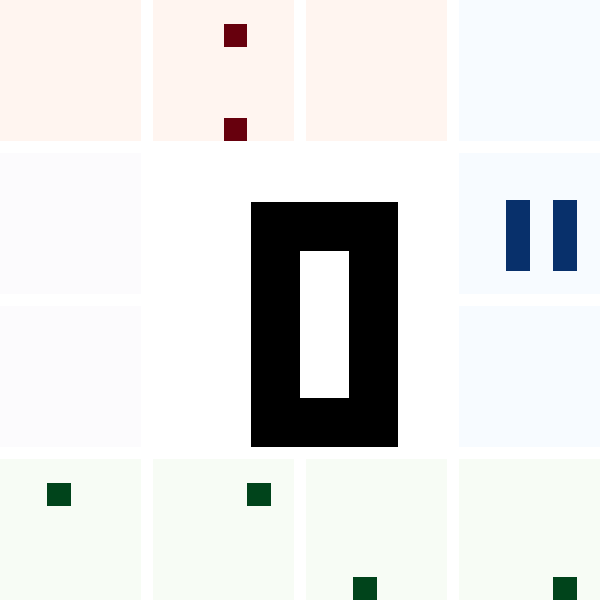

The notebook cell this image was saved under:
### Code cell
E.show_features(Digit.random().image)

### Figure 1 — Plotly figure (JSON) as saved in the notebook; plotly's stock layout.template omitted (floating-point values rounded to 4 significant figures)
{"data": [{"colorscale": [[0, "rgb(255,245,240)"], [0.125, "rgb(254,224,210)"], [0.25, "rgb(252,187,161)"], [0.375, "rgb(252,146,114)"], [0.5, "rgb(251,106,74)"], [0.625, "rgb(239,59,44)"], [0.75, "rgb(203,24,29)"], [0.875, "rgb(165,15,21)"], [1, "rgb(103,0,13)"]], "name": "HM", "showscale": false, "type": "heatmap", "xaxis": "x2", "yaxis": "y2", "z": [[0.0, 0.0, 0.0, 0.0, 0.0, 0.0], [0.0, 0.0, 0.0, 1.0, 0.0, 0.0], [0.0, 0.0, 0.0, 0.0, 0.0, 0.0], [0.0, 0.0, 0.0, 0.0, 0.0, 0.0], [0.0, 0.0, 0.0, 0.0, 0.0, 0.0], [0.0, 0.0, 0.0, 1.0, 0.0, 0.0]], "zmax": 1, "zmin": 0}, {"colorscale": [[0, "rgb(255,245,240)"], [0.125, "rgb(254,224,210)"], [0.25, "rgb(252,187,161)"], [0.375, "rgb(252,146,114)"], [0.5, "rgb(251,106,74)"], [0.625, "rgb(239,59,44)"], [0.75, "rgb(203,24,29)"], [0.875, "rgb(165,15,21)"], [1, "rgb(103,0,13)"]], "name": "HL", "showscale": false, "type": "heatmap", "xaxis": "x", "yaxis": "y", "z": [[0.0, 0.0, 0.0, 0.0, 0.0, 0.0], [0.0, 0.0, 0.0, 0.0, 0.0, 0.0], [0.0, 0.0, 0.0, 0.0, 0.0, 0.0], [0.0, 0.0, 0.0, 0.0, 0.0, 0.0], [0.0, 0.0, 0.0, 0.0, 0.0, 0.0], [0.0, 0.0, 0.0, 0.0, 0.0, 0.0]], "zmax": 1, "zmin": 0}, {"colorscale": [[0, "rgb(255,245,240)"], [0.125, "rgb(254,224,210)"], [0.25, "rgb(252,187,161)"], [0.375, "rgb(252,146,114)"], [0.5, "rgb(251,106,74)"], [0.625, "rgb(239,59,44)"], [0.75, "rgb(203,24,29)"], [0.875, "rgb(165,15,21)"], [1, "rgb(103,0,13)"]], "name": "HR", "showscale": false, "type": "heatmap", "xaxis": "x3", "yaxis": "y3", "z": [[0.0, 0.0, 0.0, 0.0, 0.0, 0.0], [0.0, 0.0, 0.0, 0.0, 0.0, 0.0], [0.0, 0.0, 0.0, 0.0, 0.0, 0.0], [0.0, 0.0, 0.0, 0.0, 0.0, 0.0], [0.0, 0.0, 0.0, 0.0, 0.0, 0.0], [0.0, 0.0, 0.0, 0.0, 0.0, 0.0]], "zmax": 1, "zmin": 0}, {"colorscale": [[0, "rgb(247,251,255)"], [0.125, "rgb(222,235,247)"], [0.25, "rgb(198,219,239)"], [0.375, "rgb(158,202,225)"], [0.5, "rgb(107,174,214)"], [0.625, "rgb(66,146,198)"], [0.75, "rgb(33,113,181)"], [0.875, "rgb(8,81,156)"], [1, "rgb(8,48,107)"]], "name": "VM", "showscale": false, "type": "heatmap", "xaxis": "x7", "yaxis": "y7", "z": [[0.0, 0.0, 0.0, 0.0, 0.0, 0.0], [0.0, 0.0, 0.0, 0.0, 0.0, 0.0], [0.0, 0.0, 1.0, 0.0, 1.0, 0.0], [0.0, 0.0, 1.0, 0.0, 1.0, 0.0], [0.0, 0.0, 1.0, 0.0, 1.0, 0.0], [0.0, 0.0, 0.0, 0.0, 0.0, 0.0]], "zmax": 1, "zmin": 0}, {"colorscale": [[0, "rgb(247,251,255)"], [0.125, "rgb(222,235,247)"], [0.25, "rgb(198,219,239)"], [0.375, "rgb(158,202,225)"], [0.5, "rgb(107,174,214)"], [0.625, "rgb(66,146,198)"], [0.75, "rgb(33,113,181)"], [0.875, "rgb(8,81,156)"], [1, "rgb(8,48,107)"]], "name": "VT", "showscale": false, "type": "heatmap", "xaxis": "x4", "yaxis": "y4", "z": [[0.0, 0.0, 0.0, 0.0, 0.0, 0.0], [0.0, 0.0, 0.0, 0.0, 0.0, 0.0], [0.0, 0.0, 0.0, 0.0, 0.0, 0.0], [0.0, 0.0, 0.0, 0.0, 0.0, 0.0], [0.0, 0.0, 0.0, 0.0, 0.0, 0.0], [0.0, 0.0, 0.0, 0.0, 0.0, 0.0]], "zmax": 1, "zmin": 0}, {"colorscale": [[0, "rgb(247,251,255)"], [0.125, "rgb(222,235,247)"], [0.25, "rgb(198,219,239)"], [0.375, "rgb(158,202,225)"], [0.5, "rgb(107,174,214)"], [0.625, "rgb(66,146,198)"], [0.75, "rgb(33,113,181)"], [0.875, "rgb(8,81,156)"], [1, "rgb(8,48,107)"]], "name": "VB", "showscale": false, "type": "heatmap", "xaxis": "x9", "yaxis": "y9", "z": [[0.0, 0.0, 0.0, 0.0, 0.0, 0.0], [0.0, 0.0, 0.0, 0.0, 0.0, 0.0], [0.0, 0.0, 0.0, 0.0, 0.0, 0.0], [0.0, 0.0, 0.0, 0.0, 0.0, 0.0], [0.0, 0.0, 0.0, 0.0, 0.0, 0.0], [0.0, 0.0, 0.0, 0.0, 0.0, 0.0]], "zmax": 1, "zmin": 0}, {"colorscale": [[0, "rgb(247,252,245)"], [0.125, "rgb(229,245,224)"], [0.25, "rgb(199,233,192)"], [0.375, "rgb(161,217,155)"], [0.5, "rgb(116,196,118)"], [0.625, "rgb(65,171,93)"], [0.75, "rgb(35,139,69)"], [0.875, "rgb(0,109,44)"], [1, "rgb(0,68,27)"]], "name": "TL", "showscale": false, "type": "heatmap", "xaxis": "x10", "yaxis": "y10", "z": [[0.0, 0.0, 0.0, 0.0, 0.0, 0.0], [0.0, 0.0, 1.0, 0.0, 0.0, 0.0], [0.0, 0.0, 0.0, 0.0, 0.0, 0.0], [0.0, 0.0, 0.0, 0.0, 0.0, 0.0], [0.0, 0.0, 0.0, 0.0, 0.0, 0.0], [0.0, 0.0, 0.0, 0.0, 0.0, 0.0]], "zmax": 1, "zmin": 0}, {"colorscale": [[0, "rgb(247,252,245)"], [0.125, "rgb(229,245,224)"], [0.25, "rgb(199,233,192)"], [0.375, "rgb(161,217,155)"], [0.5, "rgb(116,196,118)"], [0.625, "rgb(65,171,93)"], [0.75, "rgb(35,139,69)"], [0.875, "rgb(0,109,44)"], [1, "rgb(0,68,27)"]], "name": "TR", "showscale": false, "type": "heatmap", "xaxis": "x11", "yaxis": "y11", "z": [[0.0, 0.0, 0.0, 0.0, 0.0, 0.0], [0.0, 0.0, 0.0, 0.0, 1.0, 0.0], [0.0, 0.0, 0.0, 0.0, 0.0, 0.0], [0.0, 0.0, 0.0, 0.0, 0.0, 0.0], [0.0, 0.0, 0.0, 0.0, 0.0, 0.0], [0.0, 0.0, 0.0, 0.0, 0.0, 0.0]], "zmax": 1, "zmin": 0}, {"colorscale": [[0, "rgb(247,252,245)"], [0.125, "rgb(229,245,224)"], [0.25, "rgb(199,233,192)"], [0.375, "rgb(161,217,155)"], [0.5, "rgb(116,196,118)"], [0.625, "rgb(65,171,93)"], [0.75, "rgb(35,139,69)"], [0.875, "rgb(0,109,44)"], [1, "rgb(0,68,27)"]], "name": "BL", "showscale": false, "type": "heatmap", "xaxis": "x12", "yaxis": "y12", "z": [[0.0, 0.0, 0.0, 0.0, 0.0, 0.0], [0.0, 0.0, 0.0, 0.0, 0.0, 0.0], [0.0, 0.0, 0.0, 0.0, 0.0, 0.0], [0.0, 0.0, 0.0, 0.0, 0.0, 0.0], [0.0, 0.0, 0.0, 0.0, 0.0, 0.0], [0.0, 0.0, 1.0, 0.0, 0.0, 0.0]], "zmax": 1, "zmin": 0}, {"colorscale": [[0, "rgb(247,252,245)"], [0.125, "rgb(229,245,224)"], [0.25, "rgb(199,233,192)"], [0.375, "rgb(161,217,155)"], [0.5, "rgb(116,196,118)"], [0.625, "rgb(65,171,93)"], [0.75, "rgb(35,139,69)"], [0.875, "rgb(0,109,44)"], [1, "rgb(0,68,27)"]], "name": "BR", "showscale": false, "type": "heatmap", "xaxis": "x13", "yaxis": "y13", "z": [[0.0, 0.0, 0.0, 0.0, 0.0, 0.0], [0.0, 0.0, 0.0, 0.0, 0.0, 0.0], [0.0, 0.0, 0.0, 0.0, 0.0, 0.0], [0.0, 0.0, 0.0, 0.0, 0.0, 0.0], [0.0, 0.0, 0.0, 0.0, 0.0, 0.0], [0.0, 0.0, 0.0, 0.0, 1.0, 0.0]], "zmax": 1, "zmin": 0}, {"colorscale": [[0, "rgb(252,251,253)"], [0.125, "rgb(239,237,245)"], [0.25, "rgb(218,218,235)"], [0.375, "rgb(188,189,220)"], [0.5, "rgb(158,154,200)"], [0.625, "rgb(128,125,186)"], [0.75, "rgb(106,81,163)"], [0.875, "rgb(84,39,143)"], [1, "rgb(63,0,125)"]], "name": "RT", "showscale": false, "type": "heatmap", "xaxis": "x5", "yaxis": "y5", "z": [[0.0, 0.0, 0.0, 0.0, 0.0, 0.0], [0.0, 0.0, 0.0, 0.0, 0.0, 0.0], [0.0, 0.0, 0.0, 0.0, 0.0, 0.0], [0.0, 0.0, 0.0, 0.0, 0.0, 0.0], [0.0, 0.0, 0.0, 0.0, 0.0, 0.0], [0.0, 0.0, 0.0, 0.0, 0.0, 0.0]], "zmax": 1, "zmin": 0}, {"colorscale": [[0, "rgb(252,251,253)"], [0.125, "rgb(239,237,245)"], [0.25, "rgb(218,218,235)"], [0.375, "rgb(188,189,220)"], [0.5, "rgb(158,154,200)"], [0.625, "rgb(128,125,186)"], [0.75, "rgb(106,81,163)"], [0.875, "rgb(84,39,143)"], [1, "rgb(63,0,125)"]], "name": "LT", "showscale": false, "type": "heatmap", "xaxis": "x8", "yaxis": "y8", "z": [[0.0, 0.0, 0.0, 0.0, 0.0, 0.0], [0.0, 0.0, 0.0, 0.0, 0.0, 0.0], [0.0, 0.0, 0.0, 0.0, 0.0, 0.0], [0.0, 0.0, 0.0, 0.0, 0.0, 0.0], [0.0, 0.0, 0.0, 0.0, 0.0, 0.0], [0.0, 0.0, 0.0, 0.0, 0.0, 0.0]], "zmax": 1, "zmin": 0}, {"colorscale": [[0, "rgb(255,255,255)"], [0.125, "rgb(240,240,240)"], [0.25, "rgb(217,217,217)"], [0.375, "rgb(189,189,189)"], [0.5, "rgb(150,150,150)"], [0.625, "rgb(115,115,115)"], [0.75, "rgb(82,82,82)"], [0.875, "rgb(37,37,37)"], [1, "rgb(0,0,0)"]], "showscale": false, "type": "heatmap", "xaxis": "x6", "yaxis": "y6", "z": [[0.0, 0.0, 0.0, 0.0, 0.0, 0.0], [0.0, 0.0, 1.0, 1.0, 1.0, 0.0], [0.0, 0.0, 1.0, 0.0, 1.0, 0.0], [0.0, 0.0, 1.0, 0.0, 1.0, 0.0], [0.0, 0.0, 1.0, 0.0, 1.0, 0.0], [0.0, 0.0, 1.0, 1.0, 1.0, 0.0]]}], "layout": {"height": 600, "margin": {"b": 0, "l": 0, "r": 0, "t": 0}, "width": 600, "xaxis": {"anchor": "y", "domain": [0, 0.235], "showgrid": false, "showticklabels": false, "zeroline": false}, "xaxis10": {"anchor": "y10", "domain": [0, 0.235], "showgrid": false, "showticklabels": false, "zeroline": false}, "xaxis11": {"anchor": "y11", "domain": [0.255, 0.49], "showgrid": false, "showticklabels": false, "zeroline": false}, "xaxis12": {"anchor": "y12", "domain": [0.51, 0.745], "showgrid": false, "showticklabels": false, "zeroline": false}, "xaxis13": {"anchor": "y13", "domain": [0.765, 1.0], "showgrid": false, "showticklabels": false, "zeroline": false}, "xaxis2": {"anchor": "y2", "domain": [0.255, 0.49], "showgrid": false, "showticklabels": false, "zeroline": false}, "xaxis3": {"anchor": "y3", "domain": [0.51, 0.745], "showgrid": false, "showticklabels": false, "zeroline": false}, "xaxis4": {"anchor": "y4", "domain": [0.765, 1.0], "showgrid": false, "showticklabels": false, "zeroline": false}, "xaxis5": {"anchor": "y5", "domain": [0, 0.235], "showgrid": false, "showticklabels": false, "zeroline": false}, "xaxis6": {"anchor": "y6", "domain": [0.255, 0.745], "showgrid": false, "showticklabels": false, "zeroline": false}, "xaxis7": {"anchor": "y7", "domain": [0.765, 1.0], "showgrid": false, "showticklabels": false, "zeroline": false}, "xaxis8": {"anchor": "y8", "domain": [0, 0.235], "showgrid": false, "showticklabels": false, "zeroline": false}, "xaxis9": {"anchor": "y9", "domain": [0.765, 1.0], "showgrid": false, "showticklabels": false, "zeroline": false}, "yaxis": {"anchor": "x", "autorange": "reversed", "domain": [0.765, 1.0], "showgrid": false, "showticklabels": false, "zeroline": false}, "yaxis10": {"anchor": "x10", "autorange": "reversed", "domain": [0, 0.235], "showgrid": false, "showticklabels": false, "zeroline": false}, "yaxis11": {"anchor": "x11", "autorange": "reversed", "domain": [0, 0.235], "showgrid": false, "showticklabels": false, "zeroline": false}, "yaxis12": {"anchor": "x12", "autorange": "reversed", "domain": [0, 0.235], "showgrid": false, "showticklabels": false, "zeroline": false}, "yaxis13": {"anchor": "x13", "autorange": "reversed", "domain": [0, 0.235], "showgrid": false, "showticklabels": false, "zeroline": false}, "yaxis2": {"anchor": "x2", "autorange": "reversed", "domain": [0.765, 1.0], "showgrid": false, "showticklabels": false, "zeroline": false}, "yaxis3": {"anchor": "x3", "autorange": "reversed", "domain": [0.765, 1.0], "showgrid": false, "showticklabels": false, "zeroline": false}, "yaxis4": {"anchor": "x4", "autorange": "reversed", "domain": [0.765, 1.0], "showgrid": false, "showticklabels": false, "zeroline": false}, "yaxis5": {"anchor": "x5", "autorange": "reversed", "domain": [0.51, 0.745], "showgrid": false, "showticklabels": false, "zeroline": false}, "yaxis6": {"anchor": "x6", "autorange": "reversed", "domain": [0.255, 0.745], "showgrid": false, "showticklabels": false, "zeroline": false}, "yaxis7": {"anchor": "x7", "autorange": "reversed", "domain": [0.51, 0.745], "showgrid": false, "showticklabels": false, "zeroline": false}, "yaxis8": {"anchor": "x8", "autorange": "reversed", "domain": [0.255, 0.49], "showgrid": false, "showticklabels": false, "zeroline": false}, "yaxis9": {"anchor": "x9", "autorange": "reversed", "domain": [0.255, 0.49], "showgrid": false, "showticklabels": false, "zeroline": false}}}
